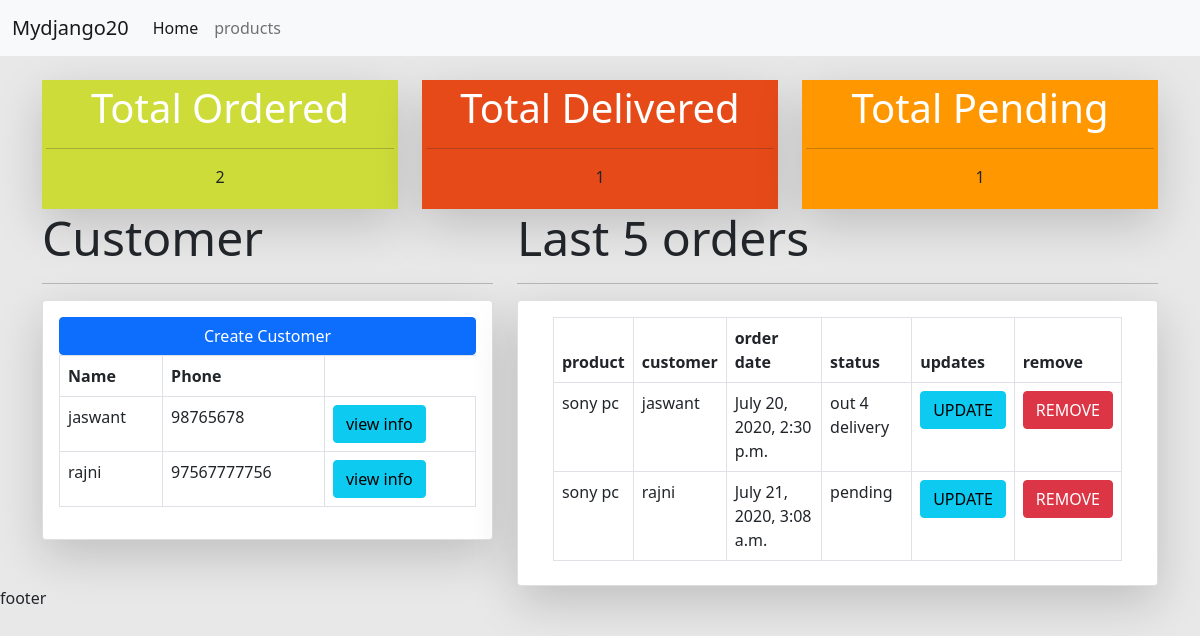
Screenshot of /account/ with the database file from the repository.
### account/models.py (models this page shows, shortened)
class Customer(models.Model):
    id = models.AutoField(primary_key=True)
    name = models.CharField(max_length=255,null=True)
    email = models.CharField(max_length=255,null=True)
    phone = models.CharField(max_length=15,null=True)
    date =models.DateTimeField(auto_now=True)
    class Meta:
        db_table = 'customers'

class Order(models.Model):
    id = models.AutoField(primary_key=True)
    order_status = (
        ('pending','pending'),
        ('out 4 delivery','out 4 delivery'),
        ('delivered','delivered'),
    )
    product= models.ForeignKey(Product,null=True,on_delete=models.SET_NULL)
    customer=  models.ForeignKey(Customer,on_delete=models.SET_NULL,null=True)
    status = models.CharField(null=True,max_length=255,choices=order_status)
    date =models.DateTimeField(auto_now=True)
    class Meta:
        db_table = 'orders'

class Product(models.Model):
    product_category = (
        ('indoor', 'indoor'),
        ('outdoor', 'outdoor'),
    )
    id = models.AutoField(primary_key=True)
    name = models.CharField(max_length=255,null=True)
    price = models.FloatField(null=True)
    category= models.CharField(null=True,max_length=255,choices=product_category)
    description = models.TextField(null=True)
    tag = models.ManyToManyField(Tag)
    date = models.DateTimeField(auto_now=True)
    class Meta:
        db_table = 'products'

### account/views.py (the view)
# urls.py: path('',Index,name='home'),
def Index(request):
    template= 'account/index.html'
    customers= Customer.objects.all()
    orders = Order.objects.all()
    total_ordered = Order.objects.count()
    total_pending = Order.objects.filter(status='pending').count()
    total_delivered = Order.objects.filter(status='pending').count()
    context = {
        'customers':customers,
        'orders':orders,
        'total_pending':total_pending,
        'total_ordered':total_ordered,
        'total_delivered':total_delivered,
    }
    return render(request,template, context)

### account/templates/account/index.html (shortened to what this page needs)
{% extends "account/base.html" %}
{% block content %}
{% include "account/status.html" %}
<div class="row">
    <div class="col-md-5  col-lg-5 col-sm-10">
        <div class=" text-capitialize display-5">Customer</div>
        <hr/>
        <div class="card card-body shadow-lg " style="max-height:300px;overflow-y:scroll;">
            <a href="{%  url 'create_customer' %}" class="btn btn-primary text-capitalize">create customer</a>
                    <table class="table table-bordered">
                        <thead>
                            <tr>
                                <th>Name</th>
                                <th>Phone</th>
                            </tr>
                        </thead>
                        <tbody>
                        {% if customers %}
                        {% for customer in customers %}
                        <tr>
                            <td> {{customer.name}} </td>
                            <td> {{customer.phone}} </td>
                            <td><a href="{% url 'customer' customer.id %}" class="btn btn-info">view info</a> </td>
                           </tr>
                        {% endfor %}
                        {% else %}
                            <tr>
                                <td colspan="4"  class="text-danger">   there are no  customers    </td>
                            </td>
                        {% endif %}
                        </tbody>
                    </table>
        </div>
    </div>
    <div class="col-md-7 col-lg-7 col-sm-10">
        <div class=" text-capitialize display-5">Last 5 orders</div>
        <hr/>
        <div class="card card-body shadow-lg p-2">
           <div class="row mt-2">
                <div class="col-md-11 mx-auto">
                    <table class="  table table-responsive table-bordered table-hover">
                            <thead>
                                <tr>
                                    <th>product</th>
                                    <th>customer</th>
                                    <th>order date</th>
                                    <th>status</th>
                                    <th>updates</th>
                                    <th>remove</th>
                                </tr>
                            </thead>
                            <tbody>
                                {% if orders %}
                               {% for order in orders %}
                                <tr>
                                    <td>     {{ order.product.name }}</td>
                                    <td>     {{ order.customer.name }}</td>
                                    <td>{{ order.date  }}</td>
                                    <td>{{ order.status  }}</td>
                                    <td><a href="{% url 'update_order' order.id %}" class="btn btn-info">UPDATE</a></td>
                                    <td><a href="{% url 'delete_order' order.id %}" class="btn btn-danger">REMOVE</a></td>
                                </tr>
                            {% endfor %}
                            {% else %}
                                <tr>
                                    <td colspan="6" class="text-danger">there are no orders to show !!</td>
                                </tr>
                            {% endif %}
                            </tbody>
                    </table>
                </div>
            </div>
        </div>
    </div>
</div>
{% endblock %}

### account/templates/account/base.html (shortened to what this page needs)
<!DOCTYPE html>
<html lang="en">
<head>
    <link rel="stylesheet" href="https://stackpath.bootstrapcdn.com/bootstrap/5.0.0-alpha1/css/bootstrap.min.css">
{% load static %}
    <link rel="stylesheet" href="{% static "css/style.css" %}">
</head>
<body>
{% include "account/components/navbaar.html" %}
<div class="container">
        {% block content %} {% endblock %}
</div>
<p>footer</p>
</body>
</html>

### account/templates/account/components/navbaar.html (shortened to what this page needs)
<nav class="navbar navbar-expand-lg navbar-light bg-light">
  <div class="container-fluid">
    <a class="navbar-brand" href="#">Mydjango20</a>
    <div class="collapse navbar-collapse" id="navbarSupportedContent">
      <ul class="navbar-nav mr-auto mb-2 mb-lg-0">
        <li class="nav-item">
          <a class="nav-link active" aria-current="page" href="/account/">Home</a>
        </li>
        <li class="nav-item">
          <a class="nav-link" href="/account/products/">products</a>
        </li>
      </ul>
    </div>
  </div>
</nav>

### account/templates/account/status.html
<div class="row  mt-4">
    <div class="col-md-4  col-sm-10 col-lg-4" >
        <div class="  shadow-lg p-1" id="total-ordered">
         <p class="display-6 text-white font-weight-bold text-capitalize text-center">total ordered</p>
         <hr>
         <p class="d-flex justify-content-center align-items-center">
            {{total_ordered}}
         </p>
        </div>
    </div>
    <div class="col-md-4  col-sm-10 col-lg-4" >
        <div class="  shadow-lg p-1" id="total-delivered">
         <p class="display-6 text-white font-weight-bold text-capitalize text-center">total delivered</p>
         <hr>
         <p class="d-flex justify-content-center align-items-center">
          {{total_delivered}}
         </p>
        </div>
    </div>
    <div class="col-md-4  col-sm-10 col-lg-4" >
        <div class="  shadow-lg p-1" id="total-pending">
         <p class="display-6 text-white font-weight-bold text-capitalize text-center">total pending</p>
         <hr>
         <p class="d-flex justify-content-center align-items-center">
             {{total_pending}}
         </p>
        </div>
    </div>
</div>

### static/css/style.css (style rules this page uses)
* { padding: 0px; margin: 0px; box-sizing: border-box; }
body { background-color: rgba(232, 232, 232, 1); }
#total-ordered { background-color: #CDDC39; }
#total-delivered { background-color: #E64A19; }
#total-pending { background-color: #FF9800; }

### rows the page displays
Customer: name "jaswant", phone "98765678"
Customer: name "rajni", phone "97567777756"
Order: product.name "sony pc", customer.name "jaswant", date "July 20, 2020, 2:30 p.m.", status "out 4 delivery"
Order: product.name "sony pc", customer.name "rajni", date "July 21, 2020, 3:08 a.m.", status "pending"

### other values shown
{{ total_ordered }} "2"
{{ total_delivered }} "1"
{{ total_pending }} "1"
